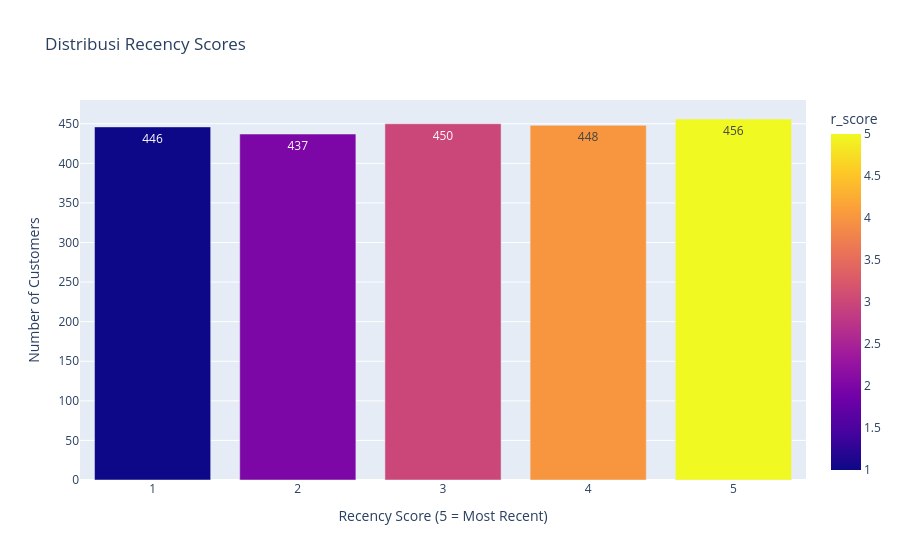

The notebook cell saved with this chart:
### Markdown cell above
Segmentasi RFM (Recency, Frequency, Monetary) adalah metode analisis perilaku untuk mengelompokkan pelanggan berdasarkan transaksi. Seberapa baru (recency), seberapa sering (frequency), dan seberapa besar uang yang dibelanjakan (monetary). Teknik ini membantu bisnis mengidentifikasi pelanggan paling berharga, loyal, atau berisiko churn (berhenti menggunakan layanan) guna meningkatkan ROI

### Code cell
# Menghitung Recency Score
df_cleaning['r_score'] = pd.qcut(df_cleaning['recency'], 5, labels=[5, 4, 3, 2, 1]).astype(int)

# Visualisasi Distribusi Recency Score
r_dist = (df_cleaning['r_score'].value_counts().sort_index(ascending=False).reset_index())
r_dist.columns = ['r_score', 'customer_count']

fig_recency = px.bar(r_dist, x='r_score', y='customer_count', title='Distribusi Recency Scores',
                     text='customer_count', color='r_score', color_discrete_sequence=px.colors.qualitative.Pastel)
fig_recency.update_layout(xaxis_title='Recency Score (5 = Most Recent)', yaxis_title='Number of Customers')
fig_recency.show()

### Figure 1 — Plotly figure (JSON) as saved in the notebook; plotly's stock layout.template omitted (floating-point values rounded to 4 significant figures)
{"data": [{"hovertemplate": "r_score=%{marker.color}<br>customer_count=%{text}<extra></extra>", "legendgroup": "", "marker": {"color": [5, 4, 3, 2, 1], "coloraxis": "coloraxis", "pattern": {"shape": ""}}, "name": "", "orientation": "v", "showlegend": false, "text": [456.0, 448.0, 450.0, 437.0, 446.0], "textposition": "auto", "type": "bar", "x": [5, 4, 3, 2, 1], "xaxis": "x", "y": [456, 448, 450, 437, 446], "yaxis": "y"}], "layout": {"barmode": "relative", "coloraxis": {"colorbar": {"title": {"text": "r_score"}}, "colorscale": [[0, "#0d0887"], [0.1111, "#46039f"], [0.2222, "#7201a8"], [0.3333, "#9c179e"], [0.4444, "#bd3786"], [0.5556, "#d8576b"], [0.6667, "#ed7953"], [0.7778, "#fb9f3a"], [0.8889, "#fdca26"], [1, "#f0f921"]]}, "legend": {"tracegroupgap": 0}, "title": {"text": "Distribusi Recency Scores"}, "xaxis": {"anchor": "y", "domain": [0, 1], "title": {"text": "Recency Score (5 = Most Recent)"}}, "yaxis": {"anchor": "x", "domain": [0, 1], "title": {"text": "Number of Customers"}}}}
